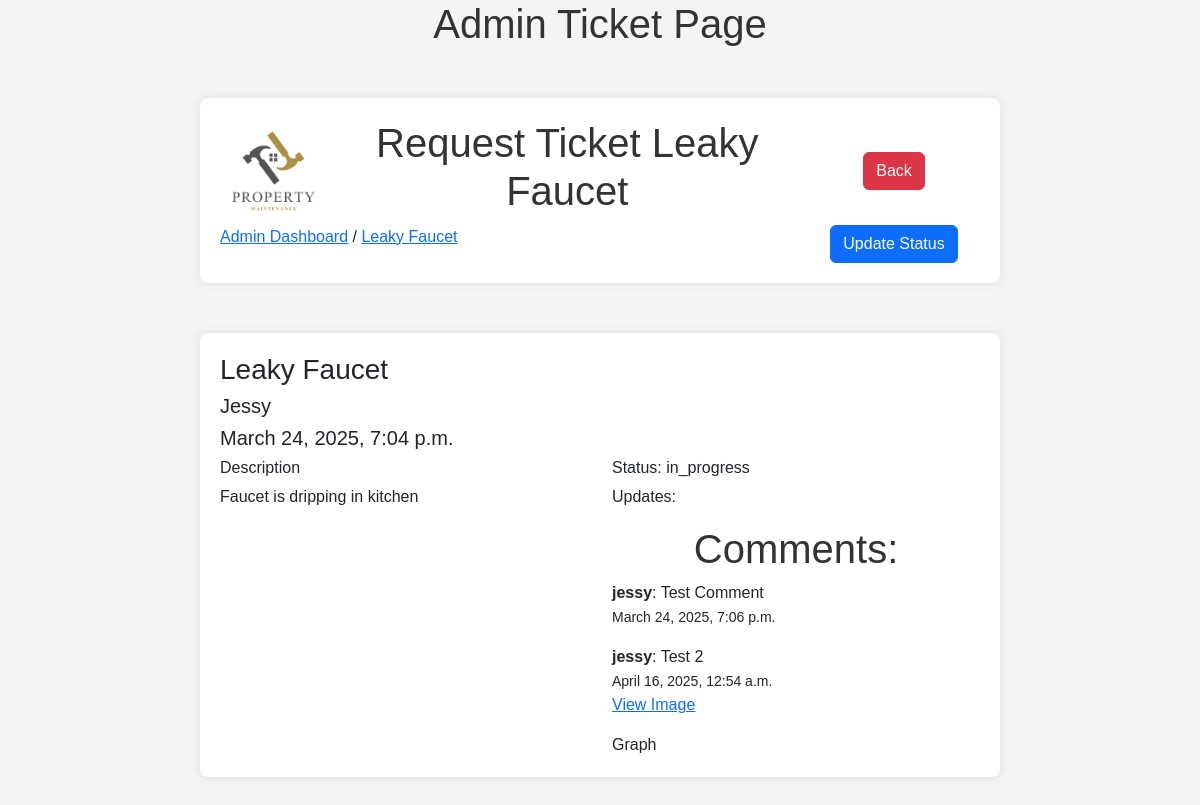
Before: /admin_dashboard/1/ (signed in) with the older database file.
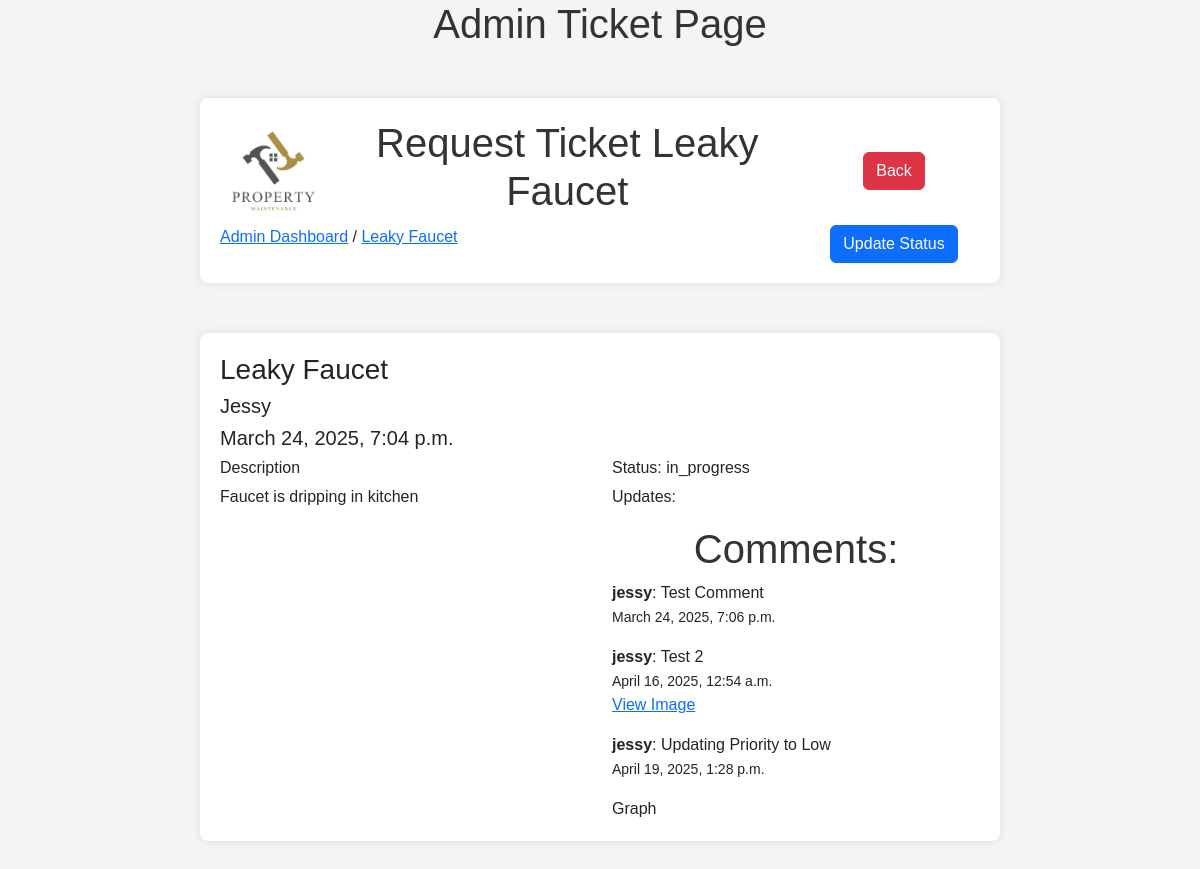
After: the same page with the newer database file.
### ticketsystem/models.py (models this page shows, shortened)
class Comment(models.Model):
    ticket = models.ForeignKey('Ticket', on_delete=models.CASCADE, related_name='comments')
    user = models.ForeignKey(settings.AUTH_USER_MODEL, on_delete=models.CASCADE, related_name='comments')
    content = models.TextField()
    created_date = models.DateTimeField(auto_now_add=True)
    image = models.ImageField(upload_to='comment_images/', null=True, blank=True)

### ticketsystem/views.py (the view)
# urls.py: path('admin_dashboard/<int:id>/', admin_ticket_page, name="admin_ticket_page" ),
@login_required(login_url="/")
def admin_ticket_page(request, id):
    ticket = Ticket.objects.get(id=id)
    form_ticket = forms.UpdateTicket()
    form_comment = forms.CreateComment()
    if request.method == 'POST':
        form_ticket = forms.UpdateTicket(request.POST, instance=ticket)
        form_comment = forms.CreateComment(request.POST, request.FILES)
        if form_ticket.is_valid() and form_comment.is_valid():
            comment = form_comment.save(commit=False)
            comment.ticket = ticket
            comment.user = request.user
            comment.save()
            form_ticket.save()
            return redirect('admin_ticket_page', id=ticket.id)  # Go to ticket individual page
    else:
        form_ticket = forms.UpdateTicket(instance=ticket)  # Sets default in form to current status
        form_comment = forms.CreateComment()
    context = {
        'ticket': ticket,
        'comments': Comment.objects.filter(ticket_id=id),
        'form_ticket': form_ticket,
        'form_comment': form_comment
    }
    return render(request, 'admin_ticket_page.html', context)

### ticketsystem/templates/admin_ticket_page.html (shortened to what this page needs)
{% load static %}
<!DOCTYPE html>
<html lang="en">
<head>
    {% load bootstrap5 %}
    {% bootstrap_css %}
    {% load crispy_forms_tags %}
    <link rel="stylesheet" href="{% static 'style.css' %}">
</head>
<body>
<h1>Admin Ticket Page</h1>
    <div class="container">
        <div class="row">
            <div class="col-sm-2 align-self-center mx-auto d-flex justify-content-center" >
                <img src="../../media/logo_light.png" class="img-fluid" alt="Property Maintenance">
            </div>
            <div class="col-lg my-auto">
                <h1>Request Ticket {{ ticket.title }}</h1>
            </div>
            <div class="col-sm-3 my-auto text-center" >
                    <a class="btn btn-danger" href="{% url 'admin_dashboard' %}" role="button">Back</a>
            </div>
        </div>
        <div class="row">
            <div class=col>
                <a href="{% url 'admin_dashboard' %}">Admin Dashboard</a> /
                <a href ="">{{ticket.title}}</a>
            </div>
            <div class="col-sm-3 my-auto text-center" >
                <button type="button" class="btn btn-primary" data-bs-toggle="modal" data-bs-target="#exampleModalLong">
                    Update Status
                </button>
            </div>
        </div>
    </div>
    <div class="container">
        <div class="row">
            <h3>{{ ticket.title }}</h3>
        </div>
        <div class="row">
            <h5>{{ ticket.submitter|capfirst }}</h5>
        </div>
        <div class="row">
            <h5>{{ ticket.created_date }}</h5>
        </div>
        <div class="row">
            <div class="col">
                <h6>Description</h6>
                <p>{{ticket.description}}<p>
            </div>
            <div class="col">
                <h6>Status: {{ ticket.status }}</h6>
                <div class="">
                    <div class = "row">
                        <p>Updates:</p>
                    </div>
                    <div class="row">
                        <h1>Comments:</h1>
                        <div>
                            {% for comment in comments %}
                                <p>
                                    <strong>{{ comment.user }}</strong>: {{ comment.content }} <br>
                                    <small>{{ comment.created_date }}</small><br>
                                    {% if comment.image %}
                                        <a href="{{ comment.image.url }}" target="_blank">View Image</a>
                                    {% endif %}
                                </p>
                             {% endfor %}
                        </div>
                    </div>
                </div>
            <div class="col">
                Graph
            </div>
            </div>
        </div>
    </div>
</body>
</html>

Changed rows visible on the page:
added Comment: user "jessy", content "Updating Priority to Low", created_date "April 19, 2025, 1:28 p.m."
